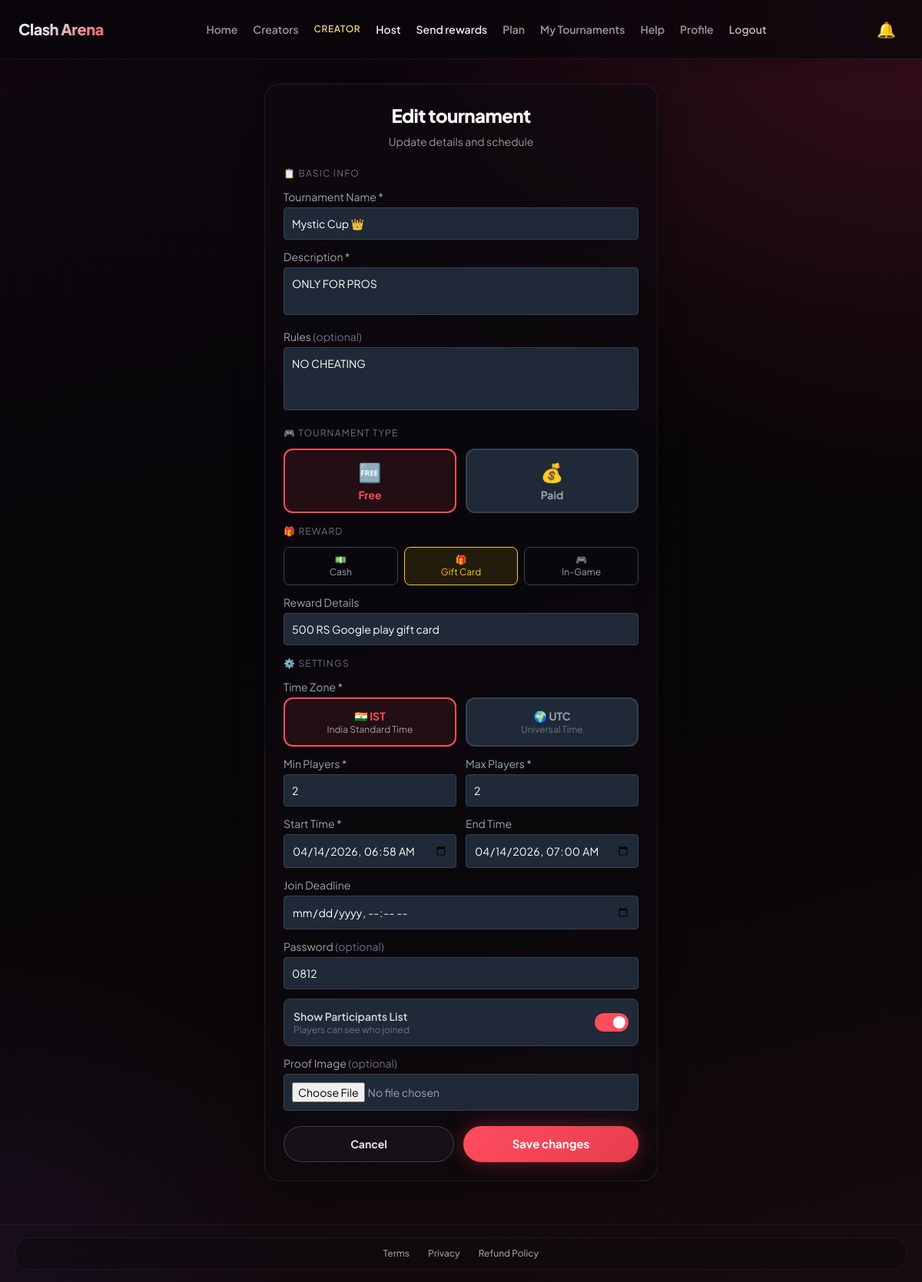
Page /edit-tournament/14/ (signed in) on the committed database.
### core/models.py (models this page shows, shortened)
class Tournament(models.Model):
    STATUS_CHOICES = [
        ('upcoming', 'Upcoming'),
        ('ongoing', 'Ongoing'),
        ('completed', 'Completed'),
        ('cancelled', 'Cancelled'),
    ]
    REWARD_TYPE_CHOICES = [
        ('cash', 'Cash'),
        ('gift_card', 'Gift Card'),
        ('ingame', 'In-Game Item'),
        ('other', 'Other'),
    ]
    name = models.CharField(max_length=100)
    description = models.TextField()
    rules = models.TextField(blank=True, null=True)
    creator = models.ForeignKey(User, on_delete=models.CASCADE)
    password = models.CharField(max_length=50, blank=True, null=True)
    reward = models.CharField(max_length=100, blank=True)
    reward_type = models.CharField(max_length=20, choices=REWARD_TYPE_CHOICES, default='other')
    start_time = models.DateTimeField()
    end_time = models.DateTimeField(null=True, blank=True)
    join_deadline = models.DateTimeField(null=True, blank=True)
    proof_image = models.ImageField(upload_to='proofs/', blank=True, null=True)
    result_screenshot = models.ImageField(upload_to='results/', blank=True, null=True)
    reward_screenshot = models.ImageField(upload_to='rewards/', blank=True, null=True)
    created_at = models.DateTimeField(auto_now_add=True)
    is_paid = models.BooleanField(default=False)
    entry_fee = models.DecimalField(max_digits=10, decimal_places=2, default=0.00)
    min_players = models.IntegerField(default=2)
    max_players = models.IntegerField(default=100)
    prize_pool = models.DecimalField(max_digits=10, decimal_places=2, default=0.00)
    show_participants = models.BooleanField(default=True)
    status = models.CharField(max_length=20, choices=STATUS_CHOICES, default='upcoming')
    cancel_reason = models.TextField(blank=True, null=True)

### core/views.py (the view, shortened to what this page needs)
# urls.py: path('edit-tournament/<int:tournament_id>/', edit_tournament, name='edit_tournament'),
@login_required
def edit_tournament(request, tournament_id):
    tournament = get_object_or_404(Tournament, id=tournament_id)
    if request.user != tournament.creator and not request.user.profile.is_admin:
        return redirect('/')
    return render(request, 'edit_tournament.html', {'tournament': tournament})

### core/context_processors.py (called while the page is built)
def unread_notifications(request):
    if request.user.is_authenticated:
        count = Notification.objects.filter(
            user=request.user, is_read=False
        ).count()
        return {'unread_count': count}
    return {'unread_count': 0}

### templates/edit_tournament.html (shortened to what this page needs)
{% extends "base.html" %}
{% block content %}
<div class="flex items-center justify-center py-8 px-4">
    <form method="POST" enctype="multipart/form-data" id="tournamentForm"
          class="ca-glass p-6 w-full max-w-lg mx-auto">
        <h2 class="text-2xl text-white mb-2 text-center font-extrabold tracking-tight">Edit tournament</h2>
        <p class="ca-muted text-sm text-center mb-6">Update details and schedule</p>
        <p class="text-gray-500 text-xs uppercase tracking-widest mb-3">📋 Basic Info</p>
        <label class="text-gray-400 text-sm mb-1 block">Tournament Name *</label>
        <input type="text" name="name" value="{{ tournament.name }}" required
               class="w-full p-2.5 mb-3 bg-gray-800 border border-gray-700 rounded focus:outline-none focus:border-ca-accent text-white text-sm">
        <label class="text-gray-400 text-sm mb-1 block">Description *</label>
        <textarea name="description" rows="2" required
                  class="w-full p-2.5 mb-3 bg-gray-800 border border-gray-700 rounded focus:outline-none focus:border-ca-accent text-white text-sm resize-none">{{ tournament.description }}</textarea>
        <label class="text-gray-400 text-sm mb-1 block">Rules <span class="text-gray-500">(optional)</span></label>
        <textarea name="rules" rows="3"
                  class="w-full p-2.5 mb-4 bg-gray-800 border border-gray-700 rounded focus:outline-none focus:border-ca-accent text-white text-sm resize-none">{{ tournament.rules }}</textarea>
        <p class="text-gray-500 text-xs uppercase tracking-widest mb-3">🎮 Tournament Type</p>
        <div class="grid grid-cols-2 gap-3 mb-4">
            <label class="cursor-pointer">
                <div id="labelFree"
                     class="border-2 rounded-xl p-3 text-center transition
                     {% if not tournament.is_paid %}border-ca-accent bg-ca-accent/10{% else %}border-gray-700 bg-gray-800{% endif %}">
                    <p class="text-2xl mb-1">🆓</p>
                    <p class="{% if not tournament.is_paid %}text-ca-accent{% else %}text-gray-400{% endif %} font-bold text-sm">Free</p>
                </div>
            </label>
            <label class="cursor-pointer">
                <div id="labelPaid"
                     class="border-2 rounded-xl p-3 text-center transition
                     {% if tournament.is_paid %}border-yellow-400 bg-yellow-400/10{% else %}border-gray-700 bg-gray-800{% endif %}">
                    <p class="text-2xl mb-1">💰</p>
                    <p class="{% if tournament.is_paid %}text-yellow-400{% else %}text-gray-400{% endif %} font-bold text-sm">Paid</p>
                </div>
            </label>
        </div>
        <div id="freeSection" {% if tournament.is_paid %}class="hidden"{% endif %}>
            <p class="text-gray-500 text-xs uppercase tracking-widest mb-3">🎁 Reward</p>
            <div class="grid grid-cols-3 gap-2 mb-3">
                <label class="cursor-pointer">
                    <div class="reward-btn border {% if tournament.reward_type == 'cash' %}border-yellow-400 bg-yellow-400/10{% else %}border-gray-700{% endif %} rounded-lg p-2 text-center text-xs hover:border-yellow-400 transition">
                        <p>💵</p><p class="{% if tournament.reward_type == 'cash' %}text-yellow-400{% else %}text-gray-400{% endif %}">Cash</p>
                    </div>
                </label>
                <label class="cursor-pointer">
                    <div class="reward-btn border {% if tournament.reward_type == 'gift_card' %}border-yellow-400 bg-yellow-400/10{% else %}border-gray-700{% endif %} rounded-lg p-2 text-center text-xs hover:border-yellow-400 transition">
                        <p>🎁</p><p class="{% if tournament.reward_type == 'gift_card' %}text-yellow-400{% else %}text-gray-400{% endif %}">Gift Card</p>
                    </div>
                </label>
                <label class="cursor-pointer">
                    <div class="reward-btn border {% if tournament.reward_type == 'ingame' or not tournament.reward_type %}border-yellow-400 bg-yellow-400/10{% else %}border-gray-700{% endif %} rounded-lg p-2 text-center text-xs hover:border-yellow-400 transition">
                        <p>🎮</p><p class="{% if tournament.reward_type == 'ingame' or not tournament.reward_type %}text-yellow-400{% else %}text-gray-400{% endif %}">In-Game</p>
                    </div>
                </label>
            </div>
            <label class="text-gray-400 text-sm mb-1 block">Reward Details</label>
            <input type="text" name="reward" value="{{ tournament.reward }}"
                   placeholder="e.g. 500 Gems, Google Play ₹500"
                   class="w-full p-2.5 mb-4 bg-gray-800 border border-gray-700 rounded focus:outline-none focus:border-yellow-400 text-white text-sm">
        </div>
        <p class="text-gray-500 text-xs uppercase tracking-widest mb-3">⚙️ Settings</p>
        <label class="text-gray-400 text-sm mb-1 block">Time Zone *</label>
        <div class="grid grid-cols-2 gap-3 mb-3">
            <label class="cursor-pointer">
                <div id="labelIST" class="border-2 border-ca-accent bg-ca-accent/10 rounded-xl p-3 text-center transition cursor-pointer">
                    <p class="text-ca-accent font-bold text-sm">🇮🇳 IST</p>
                    <p class="text-gray-400 text-xs">India Standard Time</p>
                </div>
            </label>
            <label class="cursor-pointer">
                <div id="labelUTC" class="border-2 border-gray-700 bg-gray-800 rounded-xl p-3 text-center transition cursor-pointer">
                    <p class="text-gray-400 font-bold text-sm">🌍 UTC</p>
                    <p class="text-gray-500 text-xs">Universal Time</p>
                </div>
            </label>
        </div>
        <div class="grid grid-cols-2 gap-3 mb-3">
            <div>
                <label class="text-gray-400 text-sm mb-1 block">Min Players *</label>
                <input type="number" name="min_players" value="{{ tournament.min_players }}"
                       id="minPlayers" min="2" required oninput="updatePrizePreview()"
                       class="w-full p-2.5 bg-gray-800 border border-gray-700 rounded focus:outline-none focus:border-ca-accent text-white text-sm">
            </div>
            <div>
                <label class="text-gray-400 text-sm mb-1 block">Max Players *</label>
                <input type="number" name="max_players" value="{{ tournament.max_players }}"
                       id="maxPlayers" min="2" required oninput="updatePrizePreview()"
                       class="w-full p-2.5 bg-gray-800 border border-gray-700 rounded focus:outline-none focus:border-ca-accent text-white text-sm">
            </div>
        </div>
        <div class="grid grid-cols-2 gap-3 mb-3">
            <div>
                <label class="text-gray-400 text-sm mb-1 block">Start Time *</label>
                <input type="datetime-local" name="start_time" required
                       value="{{ tournament.start_time|date:'Y-m-d' }}T{{ tournament.start_time|date:'H:i' }}"
                       class="w-full p-2.5 bg-gray-800 border border-gray-700 rounded focus:outline-none focus:border-ca-accent text-white text-sm">
            </div>
            <div>
                <label class="text-gray-400 text-sm mb-1 block">End Time</label>
                <input type="datetime-local" name="end_time"
                       {% if tournament.end_time %}value="{{ tournament.end_time|date:'Y-m-d' }}T{{ tournament.end_time|date:'H:i' }}"{% endif %}
                       class="w-full p-2.5 bg-gray-800 border border-gray-700 rounded focus:outline-none focus:border-red-400 text-white text-sm">
            </div>
        </div>
        <div class="mb-3">
            <label class="text-gray-400 text-sm mb-1 block">Join Deadline</label>
            <input type="datetime-local" name="join_deadline"
                   class="w-full p-2.5 bg-gray-800 border border-gray-700 rounded focus:outline-none focus:border-ca-accent text-white text-sm">
        </div>
        <label class="text-gray-400 text-sm mb-1 block">Password <span class="text-gray-500">(optional)</span></label>
        <input type="text" name="password" value="{{ tournament.password }}"
               placeholder="Leave blank for open tournament"
               class="w-full p-2.5 mb-3 bg-gray-800 border border-gray-700 rounded focus:outline-none focus:border-ca-accent text-white text-sm">
        <div class="flex items-center justify-between p-3 bg-gray-800 rounded-lg border border-gray-700 mb-3">
            <div>
                <p class="text-gray-300 text-sm font-semibold">Show Participants List</p>
                <p class="text-gray-500 text-xs">Players can see who joined</p>
            </div>
            <label class="relative inline-flex items-center cursor-pointer">
                <div class="w-11 h-6 bg-gray-600 peer-checked:bg-ca-accent rounded-full transition peer-focus:outline-none"></div>
                <div class="absolute left-1 top-1 w-4 h-4 bg-white rounded-full transition peer-checked:translate-x-5"></div>
            </label>
        </div>
        <label class="text-gray-400 text-sm mb-1 block">Proof Image <span class="text-gray-500">(optional)</span></label>
        <input type="file" name="proof_image" accept="image/*"
               class="w-full p-2.5 mb-5 bg-gray-800 border border-gray-700 rounded text-gray-400 text-sm">
        <div class="flex flex-col-reverse sm:flex-row gap-3">
            <a href="/tournament/{{ tournament.id }}/"
               class="ca-btn-outline flex-1 text-center min-h-[2.75rem] font-bold">
                Cancel
            </a>
            <button type="submit" class="ca-btn flex-1 min-h-[2.75rem]">
                Save changes
            </button>
        </div>
    </form>
</div>
{% endblock %}

### templates/base.html (style rules this page uses)
:root { --ca-accent: #ff4d5e; --ca-accent-hover: #ff6b7a; --ca-glass: rgba(14, 11, 16, 0.62); --ca-glass-border: rgba(255, 255, 255, 0.08); --ca-text-muted: rgba(255, 255, 255, 0.58); }
html { height: 100%; -webkit-tap-highlight-color: transparent; background-color: #060508; }
html, body { overflow-x: hidden; max-width: 100vw; scrollbar-width: none; -ms-overflow-style: none; }
body { min-height: 100%; height: 100%; font-family: 'Plus Jakarta Sans', system-ui, sans-serif; color: #f4f4f5; background-color: var(--ca-deep, #060508); background-image: radial-gradient(ellipse 120% 80% at 100% 0%, rgba(90, 20, 40, 0.55) 0%, transparent 50%), radial-gradient(ellipse 80% 60% at 0% 100%, rgba(25, 15, 30, 0.9) 0%, transparent 45%), linear-gradient(165deg, #120810 0%, #060508 35%, #0a0608 70%, #180c10 100%); background-attachment: fixed; opacity: 0; transition: opacity 0.12s ease; }
body.page-ready { opacity: 1; }
.ca-glass { background: var(--ca-glass); backdrop-filter: blur(20px); -webkit-backdrop-filter: blur(20px); border: 1px solid var(--ca-glass-border); border-radius: 1.25rem; box-shadow: 0 8px 32px rgba(0, 0, 0, 0.35); }
.ca-btn { display: inline-flex; align-items: center; justify-content: center; min-height: 2.75rem; padding: 0.75rem 1.5rem; font-weight: 700; font-size: 0.9375rem; line-height: 1.25; border-radius: 9999px; background: linear-gradient(135deg, var(--ca-accent) 0%, #e63d4e 100%); color: #fff; box-shadow: 0 0 28px rgba(255, 77, 94, 0.35), 0 6px 20px rgba(0, 0, 0, 0.35); transition: transform 0.15s ease, box-shadow 0.15s ease, filter 0.15s ease; }
.ca-btn-outline { display: inline-flex; align-items: center; justify-content: center; min-height: 2.75rem; padding: 0.75rem 1.25rem; font-weight: 600; font-size: 0.875rem; border-radius: 9999px; border: 1px solid rgba(255, 255, 255, 0.18); color: rgba(255, 255, 255, 0.9); background: rgba(255, 255, 255, 0.04); transition: background 0.15s ease, border-color 0.15s ease; }
.ca-muted { color: var(--ca-text-muted); }

### rows in the picture
Tournament: name "Mystic Cup 👑", description "ONLY FOR PROS", rules "NO CHEATING", reward "500 RS Google play gift card", min_players "2", max_players "2", start_time "04/14/2026 06:58", end_time "04/14/2026 07:00", password "0812"
